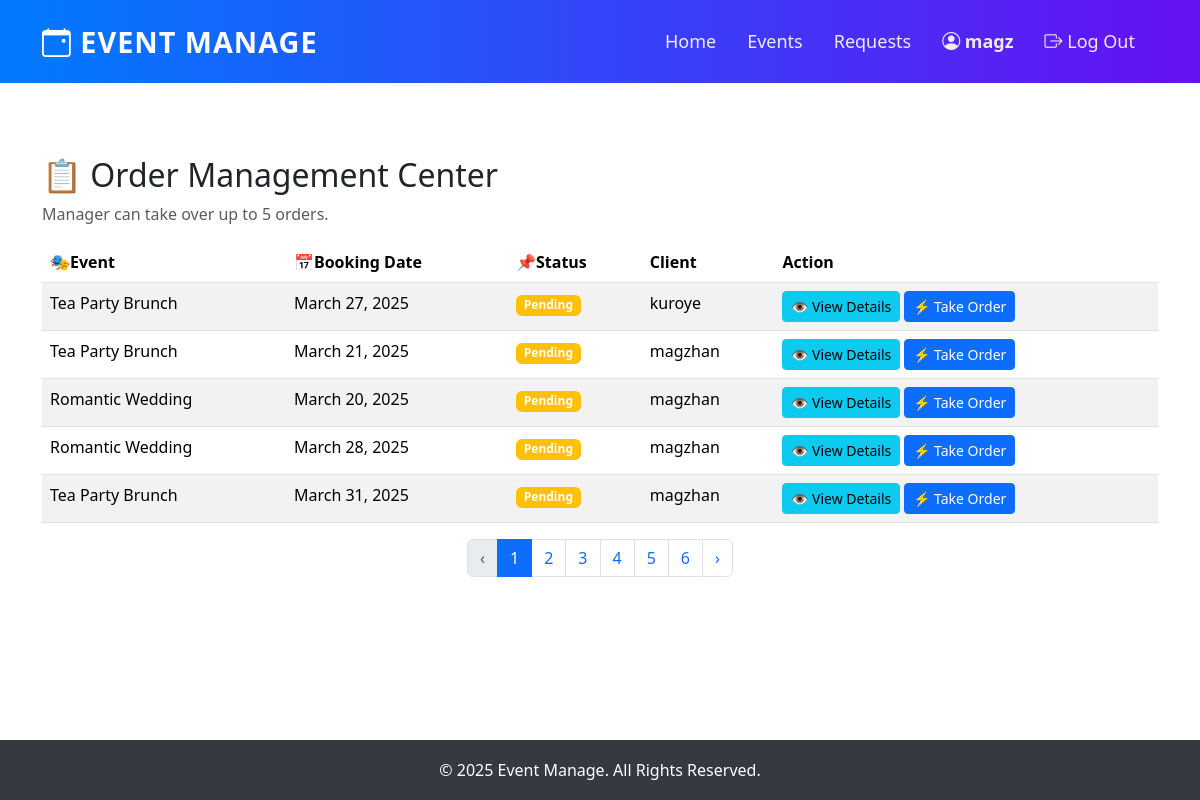
Screenshot of /manager/orders/ (signed in) with the database file from the repository.
### eventapp/models.py (models this page shows, shortened)
class Booking(models.Model):
    STATUS_CHOICES = [
        ('pending', '待确认报价'),
        ("assigned", "已接单"),
        ('quoted', '待支付'),
        ('paid', '已支付'),
        ('cancelled', '已取消'),
    ]
    cus_name = models.ForeignKey(User, on_delete=models.CASCADE)
    cus_ph = models.CharField(max_length=12)
    event = models.ForeignKey(Event, on_delete=models.CASCADE)
    booking_date = models.DateField()
    booked_on = models.DateField(auto_now=True)
    services = models.ManyToManyField(ServiceItem, through='BookingService')
    price_quote = models.DecimalField(max_digits=10, decimal_places=2, null=True, blank=True)  # 价格报价
    status = models.CharField(max_length=10, choices=STATUS_CHOICES, default='pending')  # 订单状态
    assigned_manager = models.ForeignKey(User, on_delete=models.SET_NULL, null=True, blank=True, related_name='assigned_orders')  # 指派的管理员

class Event(models.Model):
    img = models.ImageField(upload_to="pic")
    name = models.CharField(max_length=50)
    desc = models.CharField(max_length=255)
    price = models.DecimalField(max_digits=10, decimal_places=2, default=0.00)
    services = models.ManyToManyField(ServiceItem, through='EventService')

### eventapp/views.py (the view)
# urls.py: path("manager/orders/", views.manager_orders, name="manager_orders"),  # 管理员接单页面
@login_required
def manager_orders(request):
    if not request.user.is_staff:
        return redirect("index")  # 只有管理员能访问
    orders = Booking.objects.filter(status="pending", assigned_manager__isnull=True)
    return render(request, "orders/manager_orders.html", {"orders": orders, "can_assign_more": can_assign_more(request)})

### eventapp/views.py (called while the page is built)
def can_assign_more(request):
    return request.user.assigned_orders.filter(status="assigned").count() < 5

### template/orders/manager_orders.html (shortened to what this page needs)
{% extends "base.html" %}
{% block content %}
<div class="container mt-5">
    <h2>📋 Order Management Center</h2>
    <p class="text-muted">Manager can take over up to 5 orders.</p>
    {% if orders %}
        <table class="table table-striped" id="orderTable">
            <thead>
                <tr>
                    <th>🎭Event</th>
                    <th>📅Booking Date</th>
                    <th>📌Status</th>
                    <th>Client</th>
                    <th>Action</th>
                </tr>
            </thead>
            <tbody id="orderTableBody">
                {% for order in orders %}
                <tr>
                    <td>{{ order.event.name }}</td>
                    <td>{{ order.booking_date }}</td>
                    <td><span class="badge bg-warning">Pending</span></td>
                    <td>{{ order.cus_name.username }}</td>
                    <td>
                        <button class="btn btn-sm btn-info" data-bs-toggle="modal" data-bs-target="#orderModal{{ order.id }}">👁️ View Details</button>
                        {% if can_assign_more %}
                            <form action="{% url 'assign_order' order.id %}" method="POST" class="d-inline">
                                <button type="submit" class="btn btn-sm btn-primary">⚡ Take Order</button>
                            </form>
                        {% else %}
                            <button class="btn btn-sm btn-secondary" disabled>Order is full</button>
                        {% endif %}
                    </td>
                </tr>
                {% endfor %}
            </tbody>
        </table>
        <nav>
            <ul class="pagination justify-content-center" id="pagination"></ul>
        </nav>
    {% else %}
        <div class="alert alert-info">Currently no orders are waiting to be accepted.</div>
    {% endif %}
</div>
{% endblock %}

### template/base.html (shortened to what this page needs)
{% load static %}
<!DOCTYPE html>
<html lang="en">
<head>
    <link href="https://cdn.jsdelivr.net/npm/bootstrap@5.3.3/dist/css/bootstrap.min.css" rel="stylesheet">
    <link rel="stylesheet" href="https://cdn.jsdelivr.net/npm/bootstrap-icons/font/bootstrap-icons.css">
</head>
<body class="{% if request.resolver_match.url_name == 'index' %}homepage{% endif %}">
    <nav class="navbar navbar-expand-lg navbar-dark fixed-top">
        <div class="container">
            <a class="navbar-brand" href="{% url 'index' %}"><i class="bi bi-calendar-event"></i> Event Manage</a>
            <div class="collapse navbar-collapse" id="navbarNav">
                <ul class="navbar-nav ms-auto">
                    <li class="nav-item "><a class="nav-link {% if request.resolver_match.url_name == 'index' %}active{% endif %}" href="{% url 'index' %}">Home</a></li>
                    <li class="nav-item"><a class="nav-link {% if request.resolver_match.url_name in 'event_list event_detail book_event booking_success' %}active{% endif %}"
                        href="{% url 'event_list' %}">Events</a></li>
                    {% if user.is_authenticated %}
                    {% if not user.is_staff %}
                        <li class="nav-item">
                            <a class="nav-link {% if request.resolver_match.url_name == 'my_orders' %}active{% endif %}" href="{% url 'my_orders' %}">My Orders</a>
                        </li>
                        <li class="nav-item">
                            <a class="nav-link {% if request.resolver_match.url_name == 'manager_request' %}active{% endif %}" href="{% url 'manager_request' %}">Become Manager</a>
                        </li>
                    {% elif user.is_superuser %}
                        <li class="nav-item">
                            <a class="nav-link {% if request.resolver_match.url_name == 'manager_request' %}active{% endif %}" href="{% url 'manager_request' %}">Requests</a>
                        </li>
                    {% endif %}
                    <li class="nav-item">
                        <span class="nav-link user-name"><i class="bi bi-person-circle"></i> {{ user.username }}</span>
                    </li>
                    <li class="nav-item">
                        <a class="nav-link text-danger" href="{% url 'logout' %}"><i class="bi bi-box-arrow-right"></i> Log Out</a>
                    </li>
                {% endif %}
                </ul>
            </div>
        </div>
    </nav>
    <div id="page-content" class="container-fluid mt-5">
        {% block content %}
        {% endblock %}
    </div>
    <footer class="footer">
        <p>&copy; 2025 Event Manage. All Rights Reserved.</p>
    </footer>
</body>
</html>

### template/base.html (style rules this page uses)
html, body { height: 100%; display: flex; flex-direction: column; }
#page-content { flex: 1; padding-top: 60px; }
.navbar { background: linear-gradient(90deg, #007bff, #6610f2); padding: 15px 0; transition: all 0.3s ease-in-out; border-bottom: 2px solid white; }
.navbar-brand { font-size: 1.8rem; font-weight: bold; color: white !important; text-transform: uppercase; letter-spacing: 1px; }
.nav-link { color: rgba(255, 255, 255, 0.9) !important; font-size: 18px; margin-right: 15px; transition: all 0.3s; }
.user-name { color: white; font-weight: bold; margin-right: 15px; }
.footer { background: #343a40; color: white; text-align: center; height: 60px; line-height: 60px; }

### rows the page displays
Booking: event.name "Tea Party Brunch", booking_date "March 27, 2025", cus_name.username "kuroye"
Booking: event.name "Tea Party Brunch", booking_date "March 21, 2025", cus_name.username "magzhan"
Booking: event.name "Romantic Wedding", booking_date "March 20, 2025", cus_name.username "magzhan"
Booking: event.name "Romantic Wedding", booking_date "March 28, 2025", cus_name.username "magzhan"
Booking: event.name "Tea Party Brunch", booking_date "March 31, 2025", cus_name.username "magzhan"

### other values shown
{{ user.username }} "magz"
